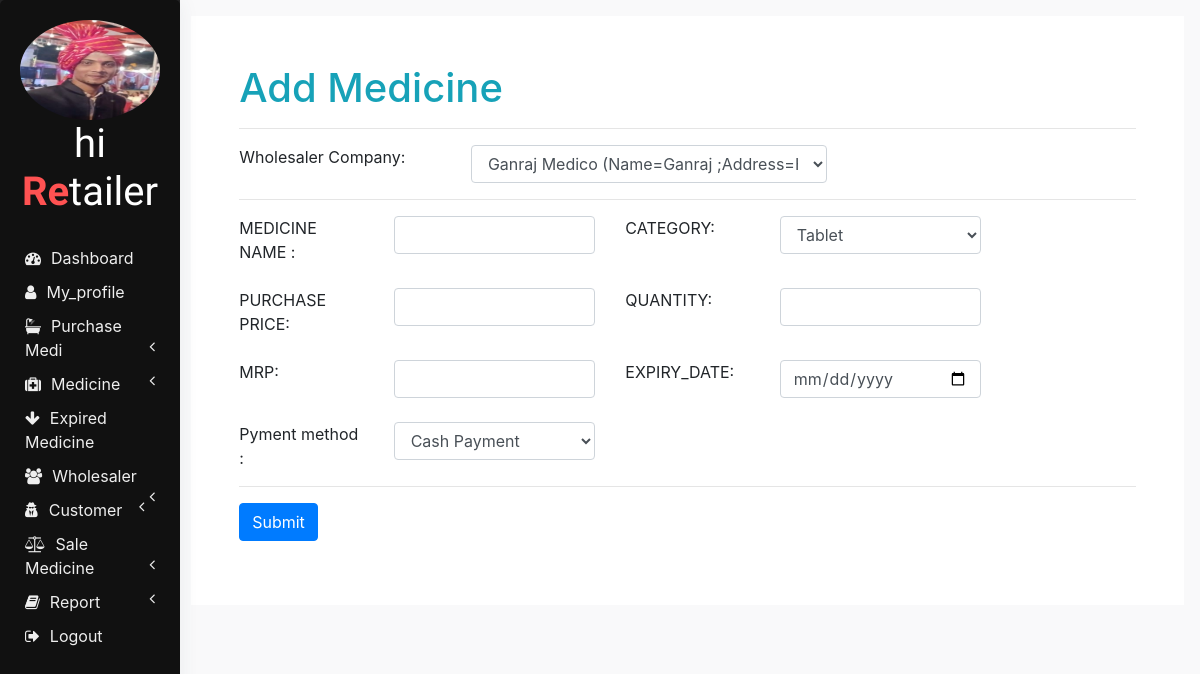
The app's page /db.php?addm (signed in) with its own data.
### tables this page shows
CREATE TABLE `users` (
  `uid` int(11) NOT NULL,
  `name` varchar(200) NOT NULL,
  `mobile` varchar(200) NOT NULL,
  `email` varchar(200) NOT NULL,
  `password` varchar(200) NOT NULL DEFAULT '123',
  `address` varchar(200) NOT NULL,
  `img` varchar(200) NOT NULL,
  `role` varchar(200) NOT NULL
);

### addmedicine_all.php (the view, shortened to what this page needs)
<?php
$uid=$_SESSION['uid'];
$role=$_SESSION['role'];
if($role=='2')
{
    include 'distributorheader.php';
    $sql5="select*from addcompany where auid='$uid'";
    $res5=mysqli_query($con,$sql5);
}
elseif($role=='3')
{
    include 'wholesalerheader.php';
    $sql5="select*from adddistributor where auid='$uid'";
    $res5=mysqli_query($con,$sql5);
}
elseif($role=='4')
{
    include 'retailerheader.php';
    $sql5="select*from addwholesaler where auid='$uid'";
    $res5=mysqli_query($con,$sql5);
}
$sql="select*from category";
$res=mysqli_query($con,$sql);
?>
<div class="page-wrapper p-3">
    <div class="container-fluid bg-white p-5">
        <div class="row">
            <div class="col-lg-12">
                <h1 class='text-info'>Add Medicine</h1>
                <hr>
                <form class="form-group" action="db.php" method="post">
                    <div class="row">
                        <?php
                        if($role=='2')
                        {
                        ?>
                        <div class="col-lg-3">
                            <lable>Manufectural Company :</lable>
                        </div>
                        <div class="col-lg-3">
                            <select class="form-control" name='cn'>
                                <?php
                                foreach($res5 as $row5)
                                {
                                $namee=$row5['cname'];
                                $cid=$row5['cid'];
                                ?>
                                <option><?php echo $namee;?></option>
                                <?php } ?>
                            </select>
                        </div>
                        <?php }
                        elseif($role=='4')
                        {
                        ?>
                        <div class="col-lg-3">
                            <lable>Wholesaler Company:</lable>
                        </div>
                        <div class="col-lg-5">
                            <select class="form-control" name='cn'>
                                <?php
                                foreach($res5 as $row5)
                                {
                                $namee=$row5['wcname'];
                                $n=$row5['name'];
                                $ad=$row5['address'];
                                ?>
                                <option value='<?php echo $n;?>'><?php echo $namee;?> (Name=<?php echo $n;?> ;Address=<?php echo $ad;?>)</option>
                                <?php } ?>
                            </select>
                        </div>
                        <?php }?>
                    </div>
                    <hr>
                    <div class="row">
                        <div class="col-lg-2">
                            <lable>MEDICINE NAME :</lable>
                        </div>
                        <div class="col-lg-3">
                            <input type="text" name="name" class="form-control">
                        </div>
                        <div class="col-lg-2">
                            <lable>CATEGORY:</lable>
                        </div>
                        <div class="col-lg-3">
                            <select class="form-control" name="category">
                                <?php
                                 foreach($res as $row)
                                 {
                                 $cat=$row['category'];
                                ?>
                                   <option><?php echo $cat;?></option>
                                <?php }?>
                            </select>
                        </div>
                    </div>
                    <div class="row mt-4">
                       <div class="col-lg-2">
                            <lable>PURCHASE PRICE:</lable>
                        </div>
                        <div class="col-lg-3">
                            <input type="text" name="pp" class="form-control">
                        </div>
                        <div class="col-lg-2">
                            <lable>QUANTITY:</lable>
                        </div>
                        <div class="col-lg-3">
                            <input type="text" name="qty" class="form-control">
                        </div>
                    </div>
                   <div class="row mt-4">
                        <div class="col-lg-2">
                            <lable>MRP:</lable>
                        </div>
                        <div class="col-lg-3">
                            <input type="text" name="mrp" class="form-control">
                        </div>
                        <div class="col-lg-2">
                            <lable>EXPIRY_DATE:</lable>
                        </div>
                        <div class="col-lg-3">
                            <input type="date" name="ex" class="form-control">
                        </div>
                    </div>
                    <div class="row mt-4">
                       <div class="col-lg-2">
                            <lable>Pyment method :</lable>
                        </div>
                        <div class="col-lg-3">
                            <select class="form-control" name="pmethod">
                                <?php
                                    $sql4="select*from payment";
                                    $res4=mysqli_query($con,$sql4);
                                    foreach($res4 as $row4)
                                    {
                                     $pay=$row4['payment'];
                                ?>
                                    <option><?php echo $pay;?></option>
                                <?php }?>
                            </select>
                        </div>
                    </div>
                    <hr>
                    <input type="submit" class="btn btn-primary" name="addmedicinea">
                </form>
            </div>
        </div>
    </div>
</div>

### retailerheader.php (shortened to what this page needs)
<?php
    $id=$_SESSION['uid'];
    $sql="select name,img from users where uid='$id'";
    $res=mysqli_query($con,$sql);
    $row=mysqli_fetch_array($res);
    $name=$row['name'];
    $img=$row['img'];
?>
<!DOCTYPE html>
<html lang="en" dir="ltr">
  <head>
        <link rel="stylesheet" href="bootstrap/css/bootstrap.min.css">
        <link rel="stylesheet" href="https://use.fontawesome.com/releases/v5.3.1/css/all.css">
        <link rel="stylesheet" href="https://cdnjs.cloudflare.com/ajax/libs/font-awesome/4.7.0/css/font-awesome.min.css">
        <link rel="stylesheet" href="css/sidenav.css">
        <link rel="stylesheet" href="css/profile.css">
        <link rel="stylesheet" href="css/home.css">
    </head>
    <body>
        <div class="sidenav">
            <div class="card">
                <div class="card-body">
                <div class="logo">
                    <img src="<?php echo $img;?>" class="profile" height="100px" width="140px"/>
                    <h1 class="logo-caption"><?php echo $name;?><br><span class="tweak">Re</span>tailer</h1>
                </div>
                <div class="main-menu-item">
                    <a href="db.php?dashboard"><i class="fa fa-dashboard"></i><span>Dashboard</span></a>
                </div>
                <div class="main-menu-item">
                    <a href="db.php?myprofile"><i class="fa fa-user" aria-hidden="true"></i><span>My_profile</span></a>
                </div>
                <div id="abhi" class="main-menu-item" onclick="showhide(this.id);">
                    <a href="#">
                       <i class="fa fa-bath" aria-hidden="true"></i><span>Purchase Medi</span>
                        <span class="pull-right-container">
                            <i class="fa fa-angle-left pull-right"></i>
                        </span>
                    </a>
                </div>
                 <div id="third" class="main-menu-item" onclick="showhide(this.id);">
                    <a href="#">
                    <i class="fa fa-medkit" aria-hidden="true"></i></i><span>Medicine</span>
                        <span class="pull-right-container">
                            <i class="fa fa-angle-left pull-right"></i>
                        </span>
                    </a>
                </div>
                <div class="main-menu-item">
                    <a href="db.php?ex"><i class="fa fa-arrow-down" aria-hidden="true"></i><span>Expired Medicine</span></a>
                </div>
               <div id="abhii" class="main-menu-item" onclick="showhide(this.id);">
                    <a href="#">
                       <i class="fa fa-users" aria-hidden="true"></i><span>Wholesaler</span>
                        <span class="pull-right-container">
                            <i class="fa fa-angle-left pull-right"></i>
                        </span>
                    </a>
                </div>
                <div id="abhiii" class="main-menu-item" onclick="showhide(this.id);">
                    <a href="#">
                    <i class="fa fa-user-secret" aria-hidden="true"></i><span>Customer</span>
                        <span class="pull-right-container">
                            <i class="fa fa-angle-left pull-right"></i>
                        </span>
                    </a>
                </div>
                <div id="first" class="main-menu-item" onclick="showhide(this.id);">
                    <a  href="#">
                        <i class="fa fa-balance-scale"></i><span>Sale Medicine</span>
                        <span class="pull-right-container">
                            <i class="fa fa-angle-left pull-right"></i>
                        </span>
                    </a>
                </div>
                <div id="sixth" class="main-menu-item" onclick="showhide(this.id);">
                    <a href="#">
                        <i class="fa fa-book"></i><span>Report</span>
                        <span class="pull-right-container">
                            <i class="fa fa-angle-left pull-right"></i>
                        </span>
                    </a>
                </div>
                <div class="main-menu-item">
                    <a href="db.php?logout"><i class="fa fa-sign-out" aria-hidden="true"></i><span>Logout</span></a>
                </div>
               </div>
            </div>
        </div>
</body>
</html>

### css/sidenav.css (style rules this page uses)
body { background-color: #f1f3f6; }
.sidenav { width: 15%; height: 100vh; background-color: #222222; position: fixed; z-index: 1; flex: 1 0 auto; }
.card { width: 100%; height: 100%; top: 0; border-radius: 0; background-color: #111111; }
.logo .logo-caption { font-family: 'Poiret One', cursive; color: #ffffff; text-align: center; margin-bottom: 25px; }
.logo .profile { margin-left: 50%; border-radius: 50%; transform: translate(-50%); }
.logo .tweak { color: #ff5252; font-weight: bold; }
.main-menu-item { padding: 5px 5px; cursor: pointer; }
.main-menu-item > a { color: #eeeeee; text-decoration: none; font-size: 16px; }
.main-menu-item > a > span { margin-left: 10px; }

### css/profile.css (style rules this page uses)
body { background-color: #f9f9fa }
.card { border-radius: 5px; -webkit-box-shadow: 0 1px 20px 0 rgba(69, 90, 100, 0.08); box-shadow: 0 1px 20px 0 rgba(69, 90, 100, 0.08); border: none; margin-bottom: 30px }

### css/home.css (style rules this page uses)
html, body { height: 100vh; }
.container-fluid { margin-left: 15%; width: 85%; background: #f1f3f6; padding: 1px 0 0 0; flex: 1 0 auto; }

### records on screen
users: img (picture), name "hi"

### other values on screen
form field cn "Ganraj Medico (Name=Ganraj ;Address=Hyderabad)"
form field category "Tablet"
form field pmethod "Cash Payment"
